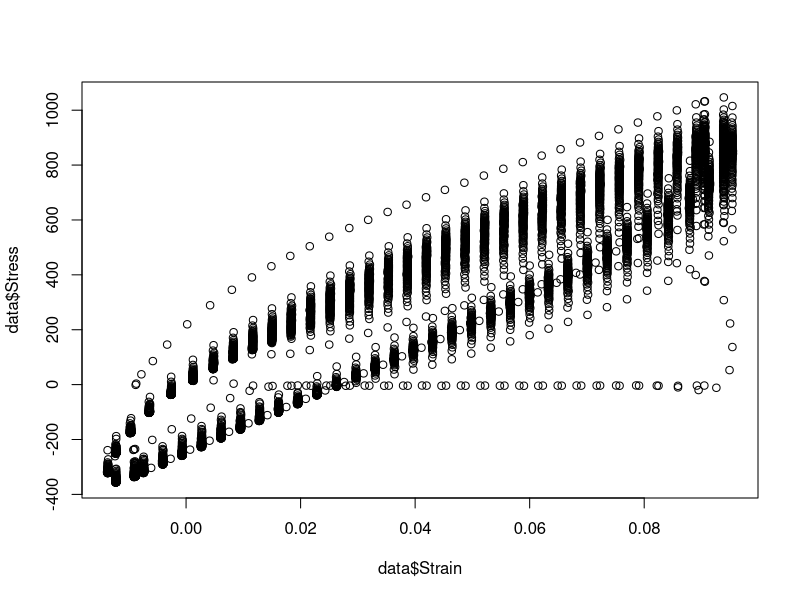
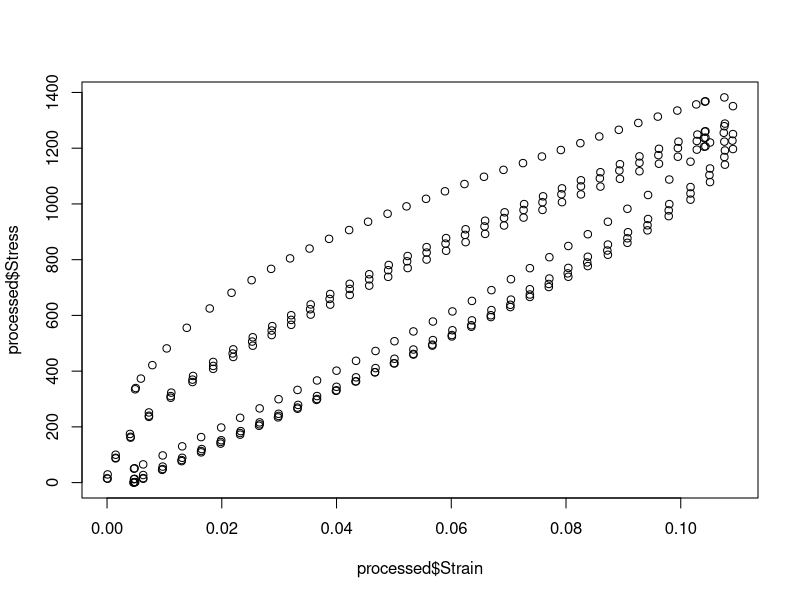
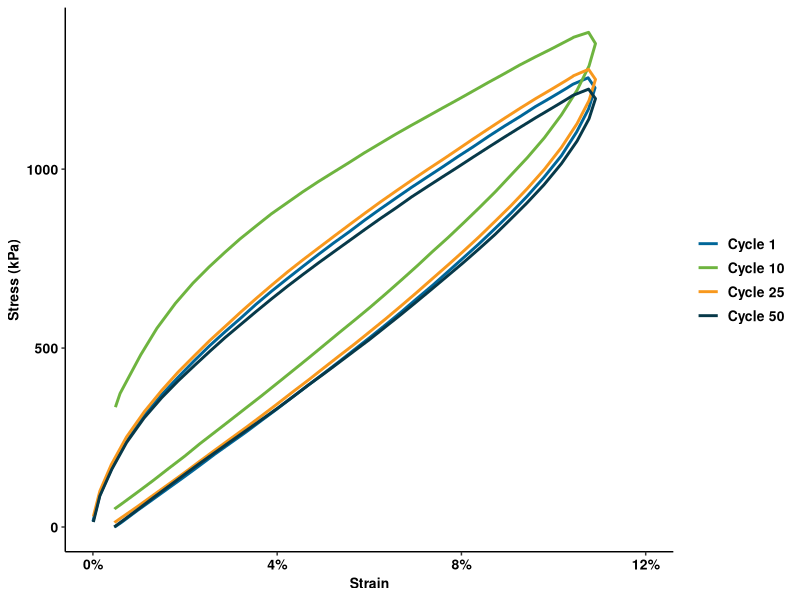
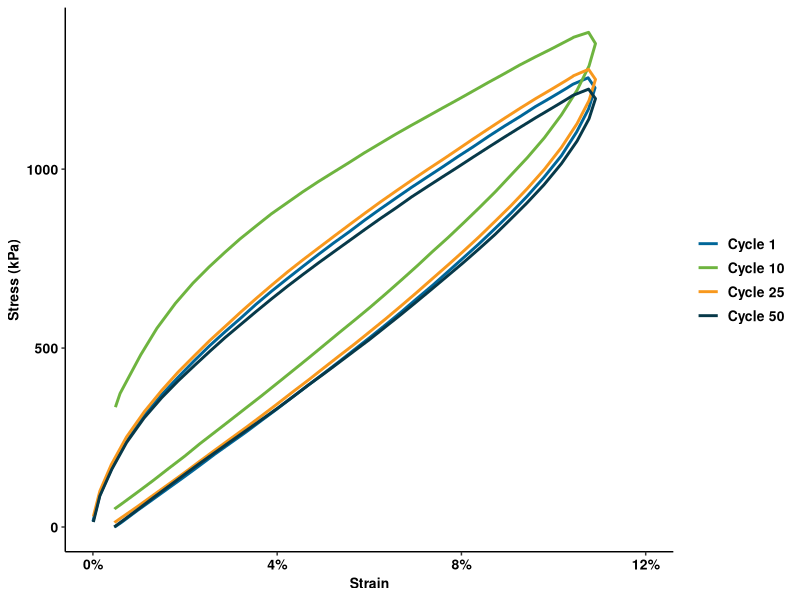

Source code (R) for these figures, in order:
#This script generates plot from Instron cyclic testing data
library(ggplot2)
library(scales)
library(svglite)
data = read.csv("cycle.csv")
str(data)
data = data[-(1:3)]
colnames(data) = c("Strain", "Stress")
data$Stress = data$Stress/1000
plot(data$Strain, data$Stress)
data$Cycle = NA
processed = data
#Extract cycle n, with i/"number_of_data_points_in_a_cycle" < n
for (i in 1:nrow(data))
{
  if (i/70 < 1)
  {
    data[i,3] = "Cycle 1"
  }
}
for (i in 1:nrow(data))
{
  if (i/70 > 9 & i/70 < 10 )
  {
    data[i,3] = "Cycle 10"
  }
}
for (i in 1:nrow(data))
{
  if (i/70 < 25 & i/70 > 24)
  {
    data[i,3] = " Cycle 25"
  }
}
for (i in 1:nrow(data))
{
  if (i/70 < 49 & i/70 > 48)
  {
    data[i,3] = "Cycle 50"
  }
}
#Remove rows with missing value
processed = data[complete.cases(data), ]
#Move the origin of cyclic plot to (0,0)
processed$Strain = processed$Strain + 0.0137 
processed$Stress = processed$Stress + 335.6643
plot(processed$Strain, processed$Stress)
ggplot(processed) +
  geom_path(aes(x = Strain, y = Stress, color = Cycle), size = 1) +
  #Use Cornell branding color to label different cycles
  scale_color_manual(name = "Cycle",
                     labels = c("Cycle 1", "Cycle 10", "Cycle 25", "Cycle 50"),
                     values = c("#006699", "#6EB43F", "#F8981D", "#073949")) +
  labs(x = "Strain", y = "Stress (kPa)") +
  guides(color = guide_legend(override.aes = list(size = 4))) +
  scale_x_continuous(limits = c(0,0.12), breaks=extended_breaks(n=4), labels = scales::percent) + 
  theme_classic() +
  theme(
    axis.text.x = element_text(size=10, color = "black", face = "bold"),
    axis.text.y = element_text(size=10, color = "black", face = "bold"),
    axis.title = element_text(size=10, color = "black", face = "bold"),
    legend.title = element_blank(),
    legend.text = element_text(size=10, color = "black", face = "bold"))
#Save plot as an svg file in the working directory
ggsave("cycle.svg", width = 80, height = 80, units = "mm")
levels(processed$Cycle)
